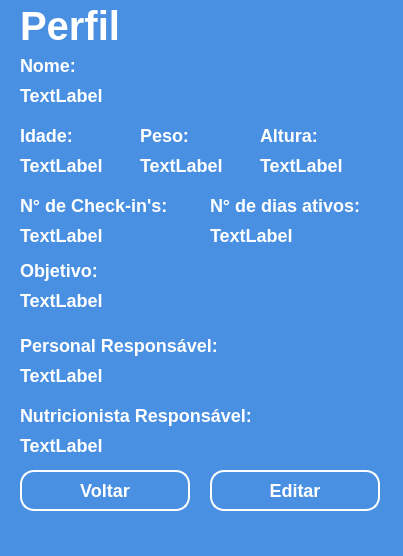
<?xml version="1.0" encoding="UTF-8"?>
<ui version="4.0">
 <class>janela_perfil_usuario</class>
 <widget class="QMainWindow" name="janela_perfil_usuario">
  <property name="geometry">
   <rect>
    <x>0</x>
    <y>0</y>
    <width>403</width>
    <height>556</height>
   </rect>
  </property>
  <property name="windowTitle">
   <string>MainWindow</string>
  </property>
  <property name="styleSheet">
   <string notr="true">*{
	background: #4A90E2;
}

QLabel{
	font-family: &quot;Segoe UI&quot;;
	font-weight: bold;
	font-size: 18px;
    color: #fff;
}

#_txt_titulo {
	font-size: 40px;	
}

QPushButton{
    background: #4A90E2;
    border: 2px solid #fff;
    border-radius: 14px;
    padding: 10px 20px;

	font-family: &quot;Segoe UI&quot;;
	font-weight: bold;
	font-size: 18px;
    color: #fff;
}

QPushButton:hover{
    background: #53A3FF;
    border: 2px solid #fff;
    border-radius: 12px;
    padding: 10px 20px;
}

</string>
  </property>
  <widget class="QWidget" name="centralwidget">
   <widget class="QLabel" name="_txt_titulo">
    <property name="geometry">
     <rect>
      <x>20</x>
      <y>0</y>
      <width>171</width>
      <height>51</height>
     </rect>
    </property>
    <property name="text">
     <string>Perfil</string>
    </property>
   </widget>
   <widget class="QLabel" name="_txt_nome">
    <property name="geometry">
     <rect>
      <x>20</x>
      <y>50</y>
      <width>71</width>
      <height>30</height>
     </rect>
    </property>
    <property name="text">
     <string>Nome:</string>
    </property>
   </widget>
   <widget class="QLabel" name="_txt_idade">
    <property name="geometry">
     <rect>
      <x>20</x>
      <y>120</y>
      <width>81</width>
      <height>30</height>
     </rect>
    </property>
    <property name="text">
     <string>Idade:</string>
    </property>
   </widget>
   <widget class="QLabel" name="_txt_peso">
    <property name="geometry">
     <rect>
      <x>140</x>
      <y>120</y>
      <width>81</width>
      <height>30</height>
     </rect>
    </property>
    <property name="text">
     <string>Peso:</string>
    </property>
   </widget>
   <widget class="QLabel" name="_txt_altura">
    <property name="geometry">
     <rect>
      <x>260</x>
      <y>120</y>
      <width>81</width>
      <height>30</height>
     </rect>
    </property>
    <property name="text">
     <string>Altura:</string>
    </property>
   </widget>
   <widget class="QLabel" name="_txt_nome_user">
    <property name="geometry">
     <rect>
      <x>20</x>
      <y>80</y>
      <width>371</width>
      <height>30</height>
     </rect>
    </property>
    <property name="text">
     <string>TextLabel</string>
    </property>
   </widget>
   <widget class="QLabel" name="_txt_ndecheckins">
    <property name="geometry">
     <rect>
      <x>20</x>
      <y>190</y>
      <width>161</width>
      <height>30</height>
     </rect>
    </property>
    <property name="text">
     <string>N° de Check-in's:</string>
    </property>
   </widget>
   <widget class="QLabel" name="_txt_checkins_user">
    <property name="geometry">
     <rect>
      <x>20</x>
      <y>220</y>
      <width>101</width>
      <height>30</height>
     </rect>
    </property>
    <property name="text">
     <string>TextLabel</string>
    </property>
   </widget>
   <widget class="QLabel" name="_txt_ndiasativos">
    <property name="geometry">
     <rect>
      <x>210</x>
      <y>190</y>
      <width>161</width>
      <height>30</height>
     </rect>
    </property>
    <property name="text">
     <string>N° de dias ativos:</string>
    </property>
   </widget>
   <widget class="QLabel" name="_txt_ndiasativos_user">
    <property name="geometry">
     <rect>
      <x>210</x>
      <y>220</y>
      <width>131</width>
      <height>30</height>
     </rect>
    </property>
    <property name="text">
     <string>TextLabel</string>
    </property>
   </widget>
   <widget class="QLabel" name="_txt_personalr">
    <property name="geometry">
     <rect>
      <x>20</x>
      <y>330</y>
      <width>201</width>
      <height>30</height>
     </rect>
    </property>
    <property name="text">
     <string>Personal Responsável:</string>
    </property>
   </widget>
   <widget class="QLabel" name="_txt_nutricionistar">
    <property name="geometry">
     <rect>
      <x>20</x>
      <y>400</y>
      <width>231</width>
      <height>30</height>
     </rect>
    </property>
    <property name="text">
     <string>Nutricionista Responsável:</string>
    </property>
   </widget>
   <widget class="QLabel" name="_txt_personal_user">
    <property name="geometry">
     <rect>
      <x>20</x>
      <y>360</y>
      <width>351</width>
      <height>30</height>
     </rect>
    </property>
    <property name="text">
     <string>TextLabel</string>
    </property>
   </widget>
   <widget class="QLabel" name="_txt_nutricionista_user">
    <property name="geometry">
     <rect>
      <x>20</x>
      <y>430</y>
      <width>361</width>
      <height>30</height>
     </rect>
    </property>
    <property name="text">
     <string>TextLabel</string>
    </property>
   </widget>
   <widget class="QLabel" name="_txt_idade_user">
    <property name="geometry">
     <rect>
      <x>20</x>
      <y>150</y>
      <width>91</width>
      <height>30</height>
     </rect>
    </property>
    <property name="text">
     <string>TextLabel</string>
    </property>
   </widget>
   <widget class="QLabel" name="_txt_peso_user">
    <property name="geometry">
     <rect>
      <x>140</x>
      <y>150</y>
      <width>91</width>
      <height>30</height>
     </rect>
    </property>
    <property name="text">
     <string>TextLabel</string>
    </property>
   </widget>
   <widget class="QLabel" name="_txt_altura_user">
    <property name="geometry">
     <rect>
      <x>260</x>
      <y>150</y>
      <width>91</width>
      <height>30</height>
     </rect>
    </property>
    <property name="text">
     <string>TextLabel</string>
    </property>
   </widget>
   <widget class="QLabel" name="txt_imagem">
    <property name="geometry">
     <rect>
      <x>320</x>
      <y>10</y>
      <width>51</width>
      <height>51</height>
     </rect>
    </property>
    <property name="text">
     <string/>
    </property>
    <property name="pixmap">
     <pixmap resource="recursos.qrc">:/img/Imagens/imagem_user.png</pixmap>
    </property>
    <property name="scaledContents">
     <bool>true</bool>
    </property>
   </widget>
   <widget class="QPushButton" name="_btn_voltar">
    <property name="geometry">
     <rect>
      <x>20</x>
      <y>470</y>
      <width>170</width>
      <height>41</height>
     </rect>
    </property>
    <property name="cursor">
     <cursorShape>PointingHandCursor</cursorShape>
    </property>
    <property name="text">
     <string>Voltar</string>
    </property>
   </widget>
   <widget class="QPushButton" name="_btn_editar">
    <property name="geometry">
     <rect>
      <x>210</x>
      <y>470</y>
      <width>170</width>
      <height>41</height>
     </rect>
    </property>
    <property name="cursor">
     <cursorShape>PointingHandCursor</cursorShape>
    </property>
    <property name="text">
     <string>Editar</string>
    </property>
   </widget>
   <widget class="QLabel" name="_txt_objetivo">
    <property name="geometry">
     <rect>
      <x>20</x>
      <y>260</y>
      <width>101</width>
      <height>21</height>
     </rect>
    </property>
    <property name="text">
     <string>Objetivo:</string>
    </property>
   </widget>
   <widget class="QLabel" name="_txt_objetivo_user">
    <property name="geometry">
     <rect>
      <x>20</x>
      <y>290</y>
      <width>351</width>
      <height>21</height>
     </rect>
    </property>
    <property name="text">
     <string>TextLabel</string>
    </property>
   </widget>
   <zorder>_txt_titulo</zorder>
   <zorder>_txt_nome</zorder>
   <zorder>_txt_idade</zorder>
   <zorder>_txt_peso</zorder>
   <zorder>_txt_altura</zorder>
   <zorder>_txt_nome_user</zorder>
   <zorder>_txt_ndecheckins</zorder>
   <zorder>_txt_ndiasativos</zorder>
   <zorder>_txt_personalr</zorder>
   <zorder>_txt_nutricionistar</zorder>
   <zorder>_txt_nutricionista_user</zorder>
   <zorder>txt_imagem</zorder>
   <zorder>_txt_altura_user</zorder>
   <zorder>_txt_checkins_user</zorder>
   <zorder>_txt_ndiasativos_user</zorder>
   <zorder>_txt_personal_user</zorder>
   <zorder>_btn_voltar</zorder>
   <zorder>_btn_editar</zorder>
   <zorder>_txt_idade_user</zorder>
   <zorder>_txt_peso_user</zorder>
   <zorder>_txt_objetivo</zorder>
   <zorder>_txt_objetivo_user</zorder>
  </widget>
  <widget class="QMenuBar" name="menubar">
   <property name="geometry">
    <rect>
     <x>0</x>
     <y>0</y>
     <width>403</width>
     <height>21</height>
    </rect>
   </property>
  </widget>
  <widget class="QStatusBar" name="statusbar"/>
 </widget>
 <resources>
  <include location="recursos.qrc"/>
 </resources>
 <connections/>
</ui>
